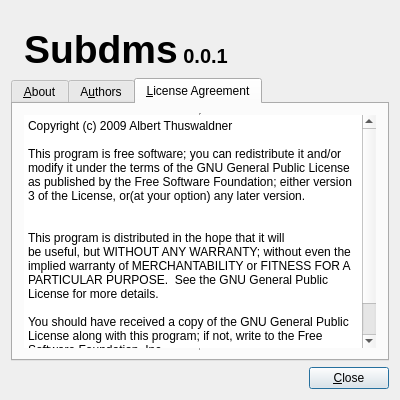
<ui version="4.0" >
 <class>AboutDialog</class>
 <widget class="QDialog" name="AboutDialog" >
  <property name="windowModality" >
   <enum>Qt::WindowModal</enum>
  </property>
  <property name="geometry" >
   <rect>
    <x>0</x>
    <y>0</y>
    <width>400</width>
    <height>400</height>
   </rect>
  </property>
  <property name="sizePolicy" >
   <sizepolicy vsizetype="Maximum" hsizetype="Preferred" >
    <horstretch>0</horstretch>
    <verstretch>0</verstretch>
   </sizepolicy>
  </property>
  <property name="minimumSize" >
   <size>
    <width>400</width>
    <height>400</height>
   </size>
  </property>
  <property name="maximumSize" >
   <size>
    <width>400</width>
    <height>600</height>
   </size>
  </property>
  <property name="windowTitle" >
   <string>About Subdownloader</string>
  </property>
  <property name="autoFillBackground" >
   <bool>false</bool>
  </property>
  <layout class="QVBoxLayout" >
   <item>
    <spacer>
     <property name="orientation" >
      <enum>Qt::Vertical</enum>
     </property>
     <property name="sizeType" >
      <enum>QSizePolicy::Fixed</enum>
     </property>
     <property name="sizeHint" stdset="0" >
      <size>
       <width>20</width>
       <height>16</height>
      </size>
     </property>
    </spacer>
   </item>
   <item>
    <layout class="QHBoxLayout" >
     <item>
      <widget class="QLabel" name="lblIcon" >
       <property name="sizePolicy" >
        <sizepolicy vsizetype="Fixed" hsizetype="Fixed" >
         <horstretch>0</horstretch>
         <verstretch>0</verstretch>
        </sizepolicy>
       </property>
       <property name="text" >
        <string/>
       </property>
       <property name="pixmap" >
        <pixmap/>
       </property>
      </widget>
     </item>
     <item>
      <widget class="QLabel" name="label" >
       <property name="font" >
        <font>
         <family>Tahoma</family>
         <pointsize>10</pointsize>
         <weight>75</weight>
         <italic>true</italic>
         <bold>true</bold>
        </font>
       </property>
       <property name="text" >
        <string>&lt;!DOCTYPE HTML PUBLIC "-//W3C//DTD HTML 4.0//EN" "http://www.w3.org/TR/REC-html40/strict.dtd">
&lt;html>&lt;head>&lt;meta name="qrichtext" content="1" />&lt;style type="text/css">
p, li { white-space: pre-wrap; }
&lt;/style>&lt;/head>&lt;body style=" font-family:'Tahoma'; font-size:10pt; font-weight:600; font-style:italic;">
&lt;p style=" margin-top:0px; margin-bottom:0px; margin-left:0px; margin-right:0px; -qt-block-indent:0; text-indent:0px; font-family:'Sans Serif'; font-size:9pt; font-weight:400; font-style:normal;">&lt;span style=" font-size:29pt; font-weight:600;">Subdms&lt;/span>&lt;span style=" font-family:'serif'; font-size:15pt; font-weight:600;"> 0.0.1&lt;/span>&lt;/p>&lt;/body>&lt;/html></string>
       </property>
      </widget>
     </item>
     <item>
      <spacer>
       <property name="orientation" >
        <enum>Qt::Horizontal</enum>
       </property>
       <property name="sizeHint" stdset="0" >
        <size>
         <width>40</width>
         <height>20</height>
        </size>
       </property>
      </spacer>
     </item>
    </layout>
   </item>
   <item>
    <widget class="QTabWidget" name="tabs" >
     <property name="enabled" >
      <bool>true</bool>
     </property>
     <property name="sizePolicy" >
      <sizepolicy vsizetype="Expanding" hsizetype="Expanding" >
       <horstretch>0</horstretch>
       <verstretch>0</verstretch>
      </sizepolicy>
     </property>
     <property name="sizeIncrement" >
      <size>
       <width>5</width>
       <height>5</height>
      </size>
     </property>
     <property name="focusPolicy" >
      <enum>Qt::WheelFocus</enum>
     </property>
     <property name="currentIndex" >
      <number>2</number>
     </property>
     <widget class="QWidget" name="tab" >
      <attribute name="title" >
       <string>&amp;About</string>
      </attribute>
      <layout class="QGridLayout" >
       <item row="0" column="0" >
        <widget class="QTextBrowser" name="txtAbout" >
         <property name="acceptDrops" >
          <bool>false</bool>
         </property>
         <property name="frameShape" >
          <enum>QFrame::NoFrame</enum>
         </property>
         <property name="html" >
          <string>&lt;!DOCTYPE HTML PUBLIC "-//W3C//DTD HTML 4.0//EN" "http://www.w3.org/TR/REC-html40/strict.dtd">
&lt;html>&lt;head>&lt;meta name="qrichtext" content="1" />&lt;style type="text/css">
p, li { white-space: pre-wrap; }
&lt;/style>&lt;/head>&lt;body style=" font-family:'Sans Serif'; font-size:10pt; font-weight:400; font-style:normal;">
&lt;p style=" margin-top:0px; margin-bottom:0px; margin-left:0px; margin-right:0px; -qt-block-indent:0; text-indent:0px; font-family:'DejaVu Sans';">Webpage:&lt;/p>
&lt;p style=" margin-top:0px; margin-bottom:0px; margin-left:0px; margin-right:0px; -qt-block-indent:0; text-indent:0px; font-family:'DejaVu Sans';">&lt;a href="http://subdms.googlecode.com">&lt;span style=" text-decoration: underline; color:#0057ae;">http://subdms.googlecode.com&lt;/span>&lt;/a>&lt;a href="http://subdms.googlecode.com/">&lt;span style=" text-decoration: underline; color:#0057ae;">/&lt;/span>&lt;/a>&lt;/p>
&lt;p style="-qt-paragraph-type:empty; margin-top:0px; margin-bottom:0px; margin-left:0px; margin-right:0px; -qt-block-indent:0; text-indent:0px; font-family:'DejaVu Sans'; text-decoration: underline; color:#0057ae;">&lt;/p>
&lt;p style=" margin-top:0px; margin-bottom:0px; margin-left:0px; margin-right:0px; -qt-block-indent:0; text-indent:0px; font-family:'DejaVu Sans'; text-decoration: underline;">&lt;span style=" text-decoration:none;">Bugs and new requests:&lt;/span>&lt;/p>
&lt;p style=" margin-top:0px; margin-bottom:0px; margin-left:0px; margin-right:0px; -qt-block-indent:0; text-indent:0px; font-family:'DejaVu Sans';">&lt;a href="http://code.google.com/p/subdms/issues/list">&lt;span style=" text-decoration: underline; color:#0057ae;">http://code.google.com/p/subdms/issues/list&lt;/span>&lt;/a>&lt;/p>
&lt;p style="-qt-paragraph-type:empty; margin-top:0px; margin-bottom:0px; margin-left:0px; margin-right:0px; -qt-block-indent:0; text-indent:0px; font-family:'DejaVu Sans'; text-decoration: underline; color:#0057ae;">&lt;/p>
&lt;p style=" margin-top:0px; margin-bottom:0px; margin-left:0px; margin-right:0px; -qt-block-indent:0; text-indent:0px; font-family:'DejaVu Sans'; text-decoration: underline;">&lt;span style=" text-decoration:none;">Donate:&lt;/span>&lt;/p>
&lt;p style=" margin-top:0px; margin-bottom:0px; margin-left:0px; margin-right:0px; -qt-block-indent:0; text-indent:0px; font-family:'DejaVu Sans';">&lt;a href="https://www.paypal.com/uk/cgi-bin/webscr?cmd=_flow&amp;SESSION=omGxWAjrXZEN_Go9PwH6WDSlQex-xiZyCngyYeHlCKpDW5Lim7QUk7vWGAe&amp;dispatch=5885d80a13c0db1fa798f5a5f5ae42e779d4b5655493f6179ce75df482f0dee1">&lt;span style=" text-decoration: underline; color:#0057ae;">My paypal account&lt;/span>&lt;/a>&lt;/p>&lt;/body>&lt;/html></string>
         </property>
         <property name="openExternalLinks" >
          <bool>true</bool>
         </property>
        </widget>
       </item>
      </layout>
     </widget>
     <widget class="QWidget" name="tab_2" >
      <attribute name="title" >
       <string>A&amp;uthors</string>
      </attribute>
      <layout class="QGridLayout" >
       <item row="0" column="0" >
        <widget class="QTextBrowser" name="txtAuthors" >
         <property name="acceptDrops" >
          <bool>false</bool>
         </property>
         <property name="frameShape" >
          <enum>QFrame::NoFrame</enum>
         </property>
         <property name="html" >
          <string>&lt;!DOCTYPE HTML PUBLIC "-//W3C//DTD HTML 4.0//EN" "http://www.w3.org/TR/REC-html40/strict.dtd">
&lt;html>&lt;head>&lt;meta name="qrichtext" content="1" />&lt;style type="text/css">
p, li { white-space: pre-wrap; }
&lt;/style>&lt;/head>&lt;body style=" font-family:'Sans Serif'; font-size:10pt; font-weight:400; font-style:normal;">
&lt;p style=" margin-top:0px; margin-bottom:0px; margin-left:0px; margin-right:0px; -qt-block-indent:0; text-indent:0px; font-size:9pt;">Albert Thuswaldner &amp;lt;&lt;a href="mailto:thuswa@gmail.com">&lt;span style=" text-decoration: underline; color:#0057ae;">thuswa@gmail.com&lt;/span>&lt;/a>&amp;gt;&lt;/p>
&lt;p style="-qt-paragraph-type:empty; margin-top:0px; margin-bottom:0px; margin-left:0px; margin-right:0px; -qt-block-indent:0; text-indent:0px; font-size:9pt;">&lt;/p>&lt;/body>&lt;/html></string>
         </property>
        </widget>
       </item>
      </layout>
     </widget>
     <widget class="QWidget" name="tab_3" >
      <attribute name="title" >
       <string>&amp;License Agreement</string>
      </attribute>
      <layout class="QGridLayout" >
       <item row="0" column="0" >
        <widget class="QTextBrowser" name="txtLicense" >
         <property name="acceptDrops" >
          <bool>false</bool>
         </property>
         <property name="frameShape" >
          <enum>QFrame::VLine</enum>
         </property>
         <property name="horizontalScrollBarPolicy" >
          <enum>Qt::ScrollBarAlwaysOff</enum>
         </property>
         <property name="lineWrapMode" >
          <enum>QTextEdit::WidgetWidth</enum>
         </property>
         <property name="html" >
          <string>&lt;!DOCTYPE HTML PUBLIC "-//W3C//DTD HTML 4.0//EN" "http://www.w3.org/TR/REC-html40/strict.dtd">
&lt;html>&lt;head>&lt;meta name="qrichtext" content="1" />&lt;style type="text/css">
p, li { white-space: pre-wrap; }
&lt;/style>&lt;/head>&lt;body style=" font-family:'Sans Serif'; font-size:10pt; font-weight:400; font-style:normal;">
&lt;p style=" margin-top:0px; margin-bottom:0px; margin-left:0px; margin-right:0px; -qt-block-indent:0; text-indent:0px; font-size:9pt;">Copyright (c) 2009 Albert Thuswaldner&lt;/p>
&lt;p style="-qt-paragraph-type:empty; margin-top:0px; margin-bottom:0px; margin-left:0px; margin-right:0px; -qt-block-indent:0; text-indent:0px; font-size:9pt;">&lt;/p>
&lt;p style=" margin-top:0px; margin-bottom:0px; margin-left:0px; margin-right:0px; -qt-block-indent:0; text-indent:0px; font-size:9pt;">This program is free software; you can redistribute it and/or modify it under the terms of the GNU General Public License as published by the Free Software Foundation; either version 3 of the License, or(at your option) any later version.                   &lt;/p>
&lt;p style="-qt-paragraph-type:empty; margin-top:0px; margin-bottom:0px; margin-left:0px; margin-right:0px; -qt-block-indent:0; text-indent:0px; font-size:9pt;">&lt;/p>
&lt;p style="-qt-paragraph-type:empty; margin-top:0px; margin-bottom:0px; margin-left:0px; margin-right:0px; -qt-block-indent:0; text-indent:0px; font-size:9pt;">&lt;/p>
&lt;p style=" margin-top:0px; margin-bottom:0px; margin-left:0px; margin-right:0px; -qt-block-indent:0; text-indent:0px; font-size:9pt;">This program is distributed in the hope that it will&lt;/p>
&lt;p style=" margin-top:0px; margin-bottom:0px; margin-left:0px; margin-right:0px; -qt-block-indent:0; text-indent:0px; font-size:9pt;">be useful, but WITHOUT ANY WARRANTY; without even the implied warranty of MERCHANTABILITY or FITNESS FOR A PARTICULAR PURPOSE.  See the GNU General Public License for more details.                         &lt;/p>
&lt;p style="-qt-paragraph-type:empty; margin-top:0px; margin-bottom:0px; margin-left:0px; margin-right:0px; -qt-block-indent:0; text-indent:0px; font-size:9pt;">&lt;/p>
&lt;p style=" margin-top:0px; margin-bottom:0px; margin-left:0px; margin-right:0px; -qt-block-indent:0; text-indent:0px; font-size:9pt;">You should have received a copy of the GNU General Public License along with this program; if not, write to the Free Software Foundation, Inc.,&lt;/p>
&lt;p style=" margin-top:0px; margin-bottom:0px; margin-left:0px; margin-right:0px; -qt-block-indent:0; text-indent:0px; font-size:9pt;">59 Temple Place - Suite 330, Boston, MA  02111-1307, USA.  &lt;/p>
&lt;p style="-qt-paragraph-type:empty; margin-top:0px; margin-bottom:0px; margin-left:0px; margin-right:0px; -qt-block-indent:0; text-indent:0px; font-size:9pt;">&lt;/p>&lt;/body>&lt;/html></string>
         </property>
        </widget>
       </item>
      </layout>
     </widget>
    </widget>
   </item>
   <item>
    <layout class="QHBoxLayout" >
     <item>
      <spacer>
       <property name="orientation" >
        <enum>Qt::Horizontal</enum>
       </property>
       <property name="sizeHint" stdset="0" >
        <size>
         <width>40</width>
         <height>20</height>
        </size>
       </property>
      </spacer>
     </item>
     <item>
      <widget class="QPushButton" name="buttonClose" >
       <property name="styleSheet" >
        <string notr="true" />
       </property>
       <property name="text" >
        <string>&amp;Close</string>
       </property>
      </widget>
     </item>
    </layout>
   </item>
  </layout>
 </widget>
 <resources/>
 <connections>
  <connection>
   <sender>buttonClose</sender>
   <signal>clicked()</signal>
   <receiver>AboutDialog</receiver>
   <slot>close()</slot>
   <hints>
    <hint type="sourcelabel" >
     <x>347</x>
     <y>276</y>
    </hint>
    <hint type="destinationlabel" >
     <x>237</x>
     <y>248</y>
    </hint>
   </hints>
  </connection>
 </connections>
</ui>
